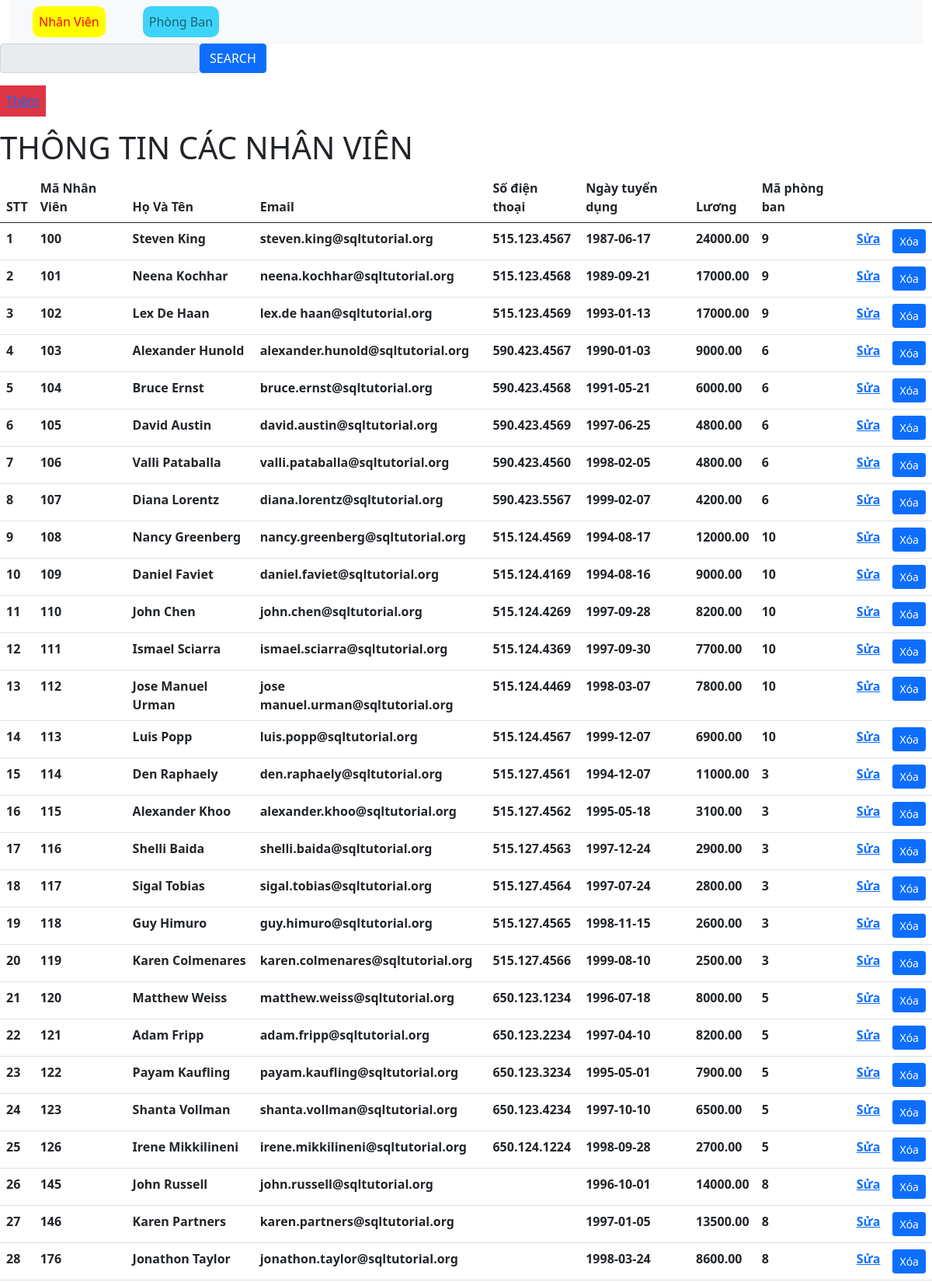
The page /nhanvien/index.php (upper part) on the database its author committed.
### tables this page shows
CREATE TABLE `employees`  (
  `employee_id` int(11) NOT NULL AUTO_INCREMENT,
  `first_name` varchar(20) NULL DEFAULT NULL,
  `last_name` varchar(25) NOT NULL,
  `email` varchar(100) NOT NULL,
  `phone_number` varchar(20) NULL DEFAULT NULL,
  `hire_date` date NOT NULL,
  `salary` decimal(8, 2) NOT NULL,
  `department_id` int(11) NULL DEFAULT NULL,
  PRIMARY KEY (`employee_id`) USING BTREE,
  INDEX `employees_ibfk_1`(`department_id`) USING BTREE,
  CONSTRAINT `employees_ibfk_1` FOREIGN KEY (`department_id`) REFERENCES `departments` (`department_id`) ON DELETE RESTRICT ON UPDATE RESTRICT
);

### nhanvien/index.php (the view, shortened to what this page needs)
<?php require '../layout/header.php' ?>
<form action="index.php" class="d-md-flex" method="GET">
    <input type="text" name='search' class="input-group-text"
        value="<?= isset($_GET['search']) ? $_GET['search'] : '' ?>">
    <button type='submit' class="btn-primary btn">SEARCH</button>
</form>
<?php
    require '../connectDB.php';
    $sql = "SELECT * FROM employees";
?>
<div class="add p-2 mt-3 mb-3 bg-danger d-inline-block">
    <a href="./create.php">Thêm</a>
</div>
<h1>THÔNG TIN CÁC NHÂN VIÊN</h1>
<div class="table-responsive">
    <table class="table">
        <thead>
            <tr>
                <th>STT</th>
                <th>Mã Nhân Viên</th>
                <th>Họ Và Tên</th>
                <th>Email</th>
                <th>Số điện thoại</th>
                <th>Ngày tuyển dụng</th>
                <th>Lương</th>
                <th>Mã phòng ban</th>
                <th></th>
                <th></th>
            </tr>
        </thead>
        <tbody>
            <?php
                $result = $conn->query($sql);
                $stt = 0;
                if($result->num_rows > 0) :
                    while($row = $result->fetch_assoc()) :
                        $stt++;
            ?>
            <tr>
                <th><?= $stt ?></th>
                <th><?= $row['employee_id'] ?></th>
                <th><?= $row['first_name'] . ' ' . $row['last_name'] ?></th>
                <th><?= $row['email'] ?></th>
                <th><?= $row['phone_number'] ?></th>
                <th><?= $row['hire_date'] ?></th>
                <th><?= $row['salary'] ?></th>
                <th><?= $row['department_id'] ?></th>
                <th><a href="update.php?idnv=<?= $row['employee_id'] ?>">Sửa</a></th>
                <th>
                    <button class="delete btn btn-primary btn-sm"
                        truyenBien="deleteprocess.php?idnv=<?= $row['employee_id'] ?>" data-bs-toggle="modal"
                        data-bs-target="#modalId">Xóa</button>
                </th>
            </tr>
            <?php endwhile ?>
            <?php endif ?>
        </tbody>
    </table>
</div>
<?php require '../layout/footer.php' ?>

### rows shown on the page
employees: employee_id "100", first_name "Steven", last_name "King", email "steven.king@sqltutorial.org", phone_number "515.123.4567", hire_date "1987-06-17", salary "24000.00", department "9"
employees: employee_id "101", first_name "Neena", last_name "Kochhar", email "neena.kochhar@sqltutorial.org", phone_number "515.123.4568", hire_date "1989-09-21", salary "17000.00", department "9"
employees: employee_id "102", first_name "Lex", last_name "De Haan", email "lex.de haan@sqltutorial.org", phone_number "515.123.4569", hire_date "1993-01-13", salary "17000.00", department "9"
employees: employee_id "103", first_name "Alexander", last_name "Hunold", email "alexander.hunold@sqltutorial.org", phone_number "590.423.4567", hire_date "1990-01-03", salary "9000.00", department "6"
employees: employee_id "104", first_name "Bruce", last_name "Ernst", email "bruce.ernst@sqltutorial.org", phone_number "590.423.4568", hire_date "1991-05-21", salary "6000.00", department "6"
employees: employee_id "105", first_name "David", last_name "Austin", email "david.austin@sqltutorial.org", phone_number "590.423.4569", hire_date "1997-06-25", salary "4800.00", department "6"
employees: employee_id "106", first_name "Valli", last_name "Pataballa", email "valli.pataballa@sqltutorial.org", phone_number "590.423.4560", hire_date "1998-02-05", salary "4800.00", department "6"
employees: employee_id "107", first_name "Diana", last_name "Lorentz", email "diana.lorentz@sqltutorial.org", phone_number "590.423.5567", hire_date "1999-02-07", salary "4200.00", department "6"
employees: employee_id "108", first_name "Nancy", last_name "Greenberg", email "nancy.greenberg@sqltutorial.org", phone_number "515.124.4569", hire_date "1994-08-17", salary "12000.00", department "10"
employees: employee_id "109", first_name "Daniel", last_name "Faviet", email "daniel.faviet@sqltutorial.org", phone_number "515.124.4169", hire_date "1994-08-16", salary "9000.00", department "10"
employees: employee_id "110", first_name "John", last_name "Chen", email "john.chen@sqltutorial.org", phone_number "515.124.4269", hire_date "1997-09-28", salary "8200.00", department "10"
employees: employee_id "111", first_name "Ismael", last_name "Sciarra", email "ismael.sciarra@sqltutorial.org", phone_number "515.124.4369", hire_date "1997-09-30", salary "7700.00", department "10"
employees: employee_id "112", first_name "Jose Manuel", last_name "Urman", email "jose manuel.urman@sqltutorial.org", phone_number "515.124.4469", hire_date "1998-03-07", salary "7800.00", department "10"
employees: employee_id "113", first_name "Luis", last_name "Popp", email "luis.popp@sqltutorial.org", phone_number "515.124.4567", hire_date "1999-12-07", salary "6900.00", department "10"
employees: employee_id "114", first_name "Den", last_name "Raphaely", email "den.raphaely@sqltutorial.org", phone_number "515.127.4561", hire_date "1994-12-07", salary "11000.00", department "3"
employees: employee_id "115", first_name "Alexander", last_name "Khoo", email "alexander.khoo@sqltutorial.org", phone_number "515.127.4562", hire_date "1995-05-18", salary "3100.00", department "3"
employees: employee_id "116", first_name "Shelli", last_name "Baida", email "shelli.baida@sqltutorial.org", phone_number "515.127.4563", hire_date "1997-12-24", salary "2900.00", department "3"
employees: employee_id "117", first_name "Sigal", last_name "Tobias", email "sigal.tobias@sqltutorial.org", phone_number "515.127.4564", hire_date "1997-07-24", salary "2800.00", department "3"
employees: employee_id "118", first_name "Guy", last_name "Himuro", email "guy.himuro@sqltutorial.org", phone_number "515.127.4565", hire_date "1998-11-15", salary "2600.00", department "3"
employees: employee_id "119", first_name "Karen", last_name "Colmenares", email "karen.colmenares@sqltutorial.org", phone_number "515.127.4566", hire_date "1999-08-10", salary "2500.00", department "3"
employees: employee_id "120", first_name "Matthew", last_name "Weiss", email "matthew.weiss@sqltutorial.org", phone_number "650.123.1234", hire_date "1996-07-18", salary "8000.00", department "5"
employees: employee_id "121", first_name "Adam", last_name "Fripp", email "adam.fripp@sqltutorial.org", phone_number "650.123.2234", hire_date "1997-04-10", salary "8200.00", department "5"
employees: employee_id "122", first_name "Payam", last_name "Kaufling", email "payam.kaufling@sqltutorial.org", phone_number "650.123.3234", hire_date "1995-05-01", salary "7900.00", department "5"
employees: employee_id "123", first_name "Shanta", last_name "Vollman", email "shanta.vollman@sqltutorial.org", phone_number "650.123.4234", hire_date "1997-10-10", salary "6500.00", department "5"
employees: employee_id "126", first_name "Irene", last_name "Mikkilineni", email "irene.mikkilineni@sqltutorial.org", phone_number "650.124.1224", hire_date "1998-09-28", salary "2700.00", department "5"
employees: employee_id "145", first_name "John", last_name "Russell", email "john.russell@sqltutorial.org", hire_date "1996-10-01", salary "14000.00", department "8"
employees: employee_id "146", first_name "Karen", last_name "Partners", email "karen.partners@sqltutorial.org", hire_date "1997-01-05", salary "13500.00", department "8"
employees: employee_id "176", first_name "Jonathon", last_name "Taylor", email "jonathon.taylor@sqltutorial.org", hire_date "1998-03-24", salary "8600.00", department "8"
